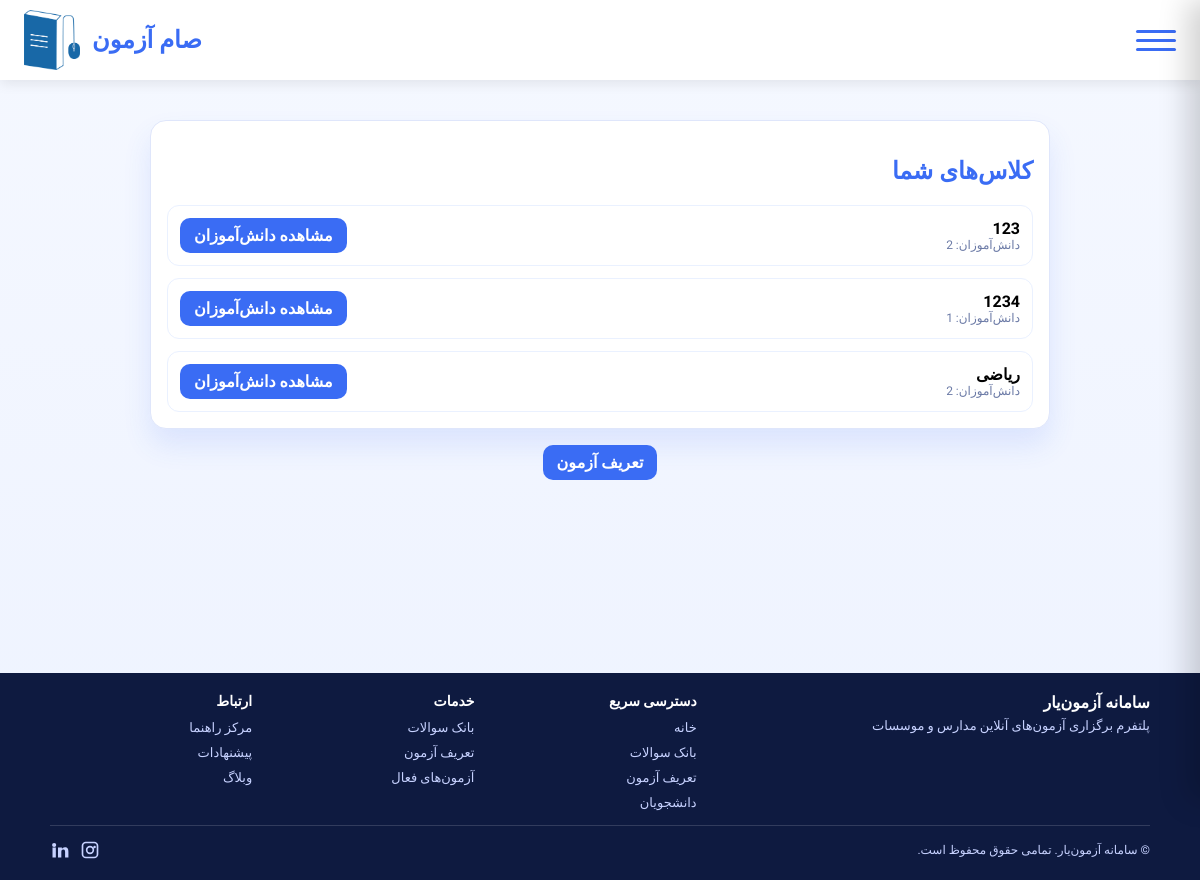
Page /accounts/classes/ (signed in) on the committed database.
### accounts/models.py (models this page shows, shortened)
class Classroom(models.Model):
    name = models.CharField(max_length=200)
    instructor = models.ForeignKey(settings.AUTH_USER_MODEL, on_delete=models.CASCADE, related_name='owned_classes')
    students = models.ManyToManyField(settings.AUTH_USER_MODEL, related_name='classes', blank=True)
    is_staging = models.BooleanField(default=False)
    is_exam_room = models.BooleanField(default=False)
    class Meta:
        verbose_name = "کلاس"
        verbose_name_plural = "کلاس‌ها"
        constraints = []

### accounts/views.py (the view)
# urls.py: path('classes/', ClassesListView.as_view(), name='classes_list'),
@method_decorator(login_required, name="dispatch")
class ClassesListView(TemplateView):
    template_name = "accounts/classes_list.html"
    def dispatch(self, request, *args, **kwargs):
        u = request.user
        is_instructor = (getattr(getattr(u, 'role', None), 'code', '') == 'instructor')
        if not is_instructor:
            return redirect('profile')
        return super().dispatch(request, *args, **kwargs)
    def get_context_data(self, **kwargs):
        ctx = super().get_context_data(**kwargs)
        u = self.request.user
        ctx['classes'] = Classroom.objects.filter(instructor=u, is_staging=False, is_exam_room=False).order_by('name')
        return ctx

### templates/accounts/classes_list.html (shortened to what this page needs)
{% extends "base.html" %}
{% block body_class %}classes-list{% endblock %}
{% block content %}
<div class="wrap">
  <div class="card">
    <h2 class="title">کلاس‌های شما</h2>
    <div class="grid">
      {% for c in classes %}
      <div class="item" style="display:flex;justify-content:space-between;align-items:center;">
        <div>
          <div><strong>{{ c.name }}</strong></div>
          <div class="meta"><span>دانش‌آموزان: {{ c.students.count }}</span></div>
        </div>
        <div>
          <a class="btn" href="/accounts/students/?class_id={{ c.id }}">مشاهده دانش‌آموزان</a>
        </div>
      </div>
      {% empty %}
      <div class="item">هنوز کلاسی برای شما ثبت نشده است</div>
      {% endfor %}
    </div>
  </div>
  <div style="margin-top:16px; text-align:center;">
    <a class="btn" href="/accounts/exam-define/">تعریف آزمون</a>
  </div>
{% endblock %}

### static/styles.css (style rules this page uses)
html, body { height: 100%; }
body { font-family: 'Vazirmatn','IranSans', tahoma, sans-serif; direction: rtl; margin: 0; padding: 0; background: linear-gradient(135deg, #007BFF, #00BFFF); min-height: 100vh; display: flex; flex-direction: column; }
:root { --footer-bg: #0e1a40; --footer-fg: #f0f4ff; --footer-link: #c7d2ff; --footer-link-hover: #ffffff; --footer-divider: rgba(255,255,255,0.15); --footer-ico: #c7d2ff; --footer-head-color: #ffffff; }
.btn { display: inline-block; padding: 10px 16px; border-radius: 8px; border: none; cursor: pointer; font-weight: 700; }

### templates/base.html (style rules this page uses)
:root { --header-height: 80px; --header-bg: #ffffff; --header-shadow: 0 4px 12px rgba(0,0,0,0.08); }
body { padding-top: var(--header-height); }

### templates/accounts/classes_list.html (style rules this page uses)
body.classes-list { background:linear-gradient(180deg,#f5f8ff 0%, #eef3ff 100%) }
.wrap { max-width:900px;margin:24px auto;padding:0 16px }
.card { background:#fff;border:1px solid #dfe6fb;border-radius:16px;box-shadow:0 16px 28px rgba(58,108,244,0.12);padding:16px }
.grid { display:grid;grid-template-columns:1fr;gap:12px }
.item { border:1px solid #eaf1ff;border-radius:12px;padding:12px;background: rgba(255,255,255,0.6); }
.title { font-weight:800;color:#3A6CF4 }
.meta { display:flex;gap:12px;color:#6b7aa6;font-size:12px }
.btn { display:inline-block;padding:8px 14px;border-radius:10px;background:#3A6CF4;color:#fff;text-decoration:none;font-weight:700 }

### rows in the picture
Classroom: name "123", students.count "2"
Classroom: name "1234", students.count "1"
Classroom: name "ریاضی", students.count "2"
